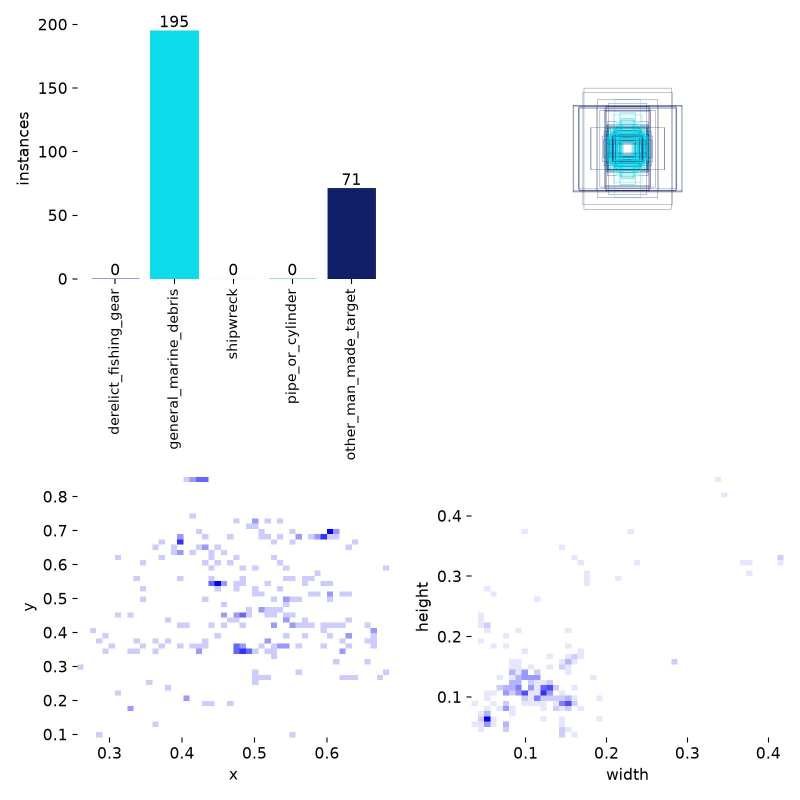
#> input picture ml/experiments/exp01_sonar_aug_adamw_640/train_run/labels.jpg, 1600 x 1600 px (shown at 1/2 size)
$ python -i acquire_external_sonar.py   (imports and definitions only)
#> lines starting #> are read from the running program, lines starting #| are printed output that depends on the picture
#> further down, picture is the input picture: shape (1600, 1600, 3); mean B, G, R 250.8, 249, 244.4
"""Reproducible Acquisition and Standardized Preparation of External Sonar Datasets.

Fetches genuine acoustic sonar data for canonical classes lacking coverage:
  - Class 0: derelict_fishing_gear (NKSID Oculus M750d FLS fishing_net)
  - Class 2: shipwreck (KLSG Klein 3000 SSS wreck)
  - Class 3: pipe_or_cylinder (ARIS Explorer 3000 FLS plastic-pipe + NKSID FLS cylinder)

Standardizes images to 640x640 letterboxed acoustic images, generates standard
YOLO detection annotations, and outputs a complete DATASET_MANIFEST.json and
provenance.jsonl ledger.
"""

import os
import sys
import json
import time
import zipfile
import io
import shutil
import hashlib
import subprocess
import urllib.request
from pathlib import Path
from typing import Dict, List, Tuple, Any

import cv2
import numpy as np

# Canonical taxonomy mapping
CANONICAL_CLASSES = {
    0: "derelict_fishing_gear",
    1: "general_marine_debris",
    2: "shipwreck",
    3: "pipe_or_cylinder",
    4: "other_man_made_target"
}

SOURCES_INFO = {
    "nksid_fishing_net": {
        "class_id": 0,
        "class_name": "derelict_fishing_gear",
        "url": "https://raw.githubusercontent.com/Jorwnpay/NK-Sonar-Image-Dataset/main/NKSID/fishing_net.zip",
        "institution": "Nankai University",
        "authors": ["Wenpei Jiao", "Jianlei Zhang", "Chunyan Zhang"],
        "publication": "Open-set recognition with long-tail sonar images (Elsevier ESWA 2024)",
        "sensor": "Oculus M750d Multi-beam Forward-Looking Sonar (1.2 MHz)",
        "modality": "FLS",
        "license": "MIT",
        "archive_type": "zip"
    },
    "klsg_wreck": {
        "class_id": 2,
        "class_name": "shipwreck",
        "url": "https://raw.githubusercontent.com/Jorwnpay/TGRS_BETL/main/data/KLSG/wreck.rar",
        "institution": "Hohai University / Ocean University of China",
        "authors": ["Guanying Huo", "Zhengxian Yang", "Wenpei Jiao"],
        "publication": "Underwater object classification in sidescan sonar images (IEEE TGRS 2020/2022)",
        "sensor": "Klein 3000 Side-Scan Sonar Towfish (455 kHz / 900 kHz)",
        "modality": "SSS",
        "license": "MIT",
        "archive_type": "rar"
    },
    "turntable_plastic_pipe": {
        "class_id": 3,
        "class_name": "pipe_or_cylinder",
        "base_url": "https://raw.githubusercontent.com/mvaldenegro/marine-debris-fls-datasets/master/md_fls_dataset/data/turntable-cropped/plastic-pipe",
        "institution": "University of Groningen / Heriot-Watt University",
        "authors": ["Dr. Matias Valdenegro-Toro"],
        "publication": "Marine Debris Detection with Forward-Looking Sonar (IEEE AUV 2020)",
        "doi": "10.5281/zenodo.15101686",
        "sensor": "Sound Metrics ARIS Explorer 3000 (3.0 MHz)",
        "modality": "FLS",
        "license": "CC-BY 4.0",
        "archive_type": "direct_png"
    },
    "nksid_cylinder": {
        "class_id": 3,
        "class_name": "pipe_or_cylinder",
        "url": "https://raw.githubusercontent.com/Jorwnpay/NK-Sonar-Image-Dataset/main/NKSID/cylinder.zip",
        "institution": "Nankai University",
        "authors": ["Wenpei Jiao", "Jianlei Zhang", "Chunyan Zhang"],
        "publication": "Open-set recognition with long-tail sonar images (Elsevier ESWA 2024)",
        "sensor": "Oculus M750d Multi-beam Forward-Looking Sonar (1.2 MHz)",
        "modality": "FLS",
        "license": "MIT",
        "archive_type": "zip"
    }
}


# [19 lines left out: function letterbox_image, not called in this run]


def compute_object_bbox(img_crop: np.ndarray) -> Tuple[float, float, float, float]:
    """Estimate object bounding box within acoustic crop using intensity thresholding."""
    if len(img_crop.shape) == 3:
        gray = cv2.cvtColor(img_crop, cv2.COLOR_BGR2GRAY)
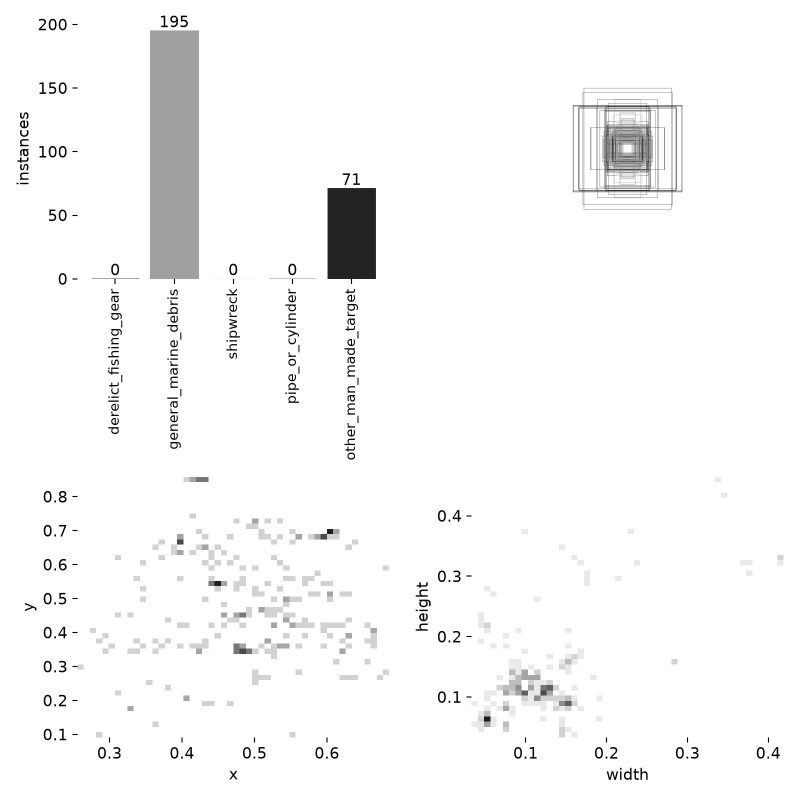
#> gray: shape (1600, 1600) (shown at 1/2 size); min 0, max 255, mean 247.8
    else:
        gray = img_crop.copy()

    h, w = gray.shape[:2]
#> h = 1600; w = 1600
    # Otsu or mean threshold
    thresh_val = max(30, int(np.mean(gray) + 0.5 * np.std(gray)))
#> thresh_val = 264
    _, mask = cv2.threshold(gray, thresh_val, 255, cv2.THRESH_BINARY)
#> mask: shape (1600, 1600); every value is 0

    # Morphological clean
    kernel = np.ones((3, 3), np.uint8)
    mask = cv2.morphologyEx(mask, cv2.MORPH_OPEN, kernel)

    contours, _ = cv2.findContours(mask, cv2.RETR_EXTERNAL, cv2.CHAIN_APPROX_SIMPLE)
#> contours = []
    if contours:
        # Find largest contour
        c = max(contours, key=cv2.contourArea)
        bx, by, bw, bh = cv2.boundingRect(c)
        # Margin
        margin_x = int(bw * 0.1)
        margin_y = int(bh * 0.1)
        x1 = max(0, bx - margin_x)
        y1 = max(0, by - margin_y)
        x2 = min(w, bx + bw + margin_x)
        y2 = min(h, by + bh + margin_y)
        return float(x1), float(y1), float(x2 - x1), float(y2 - y1)

    # Fallback to central 80% if no bright acoustic region detected
    x1, y1 = 0.1 * w, 0.1 * h
#> x1 = 160; y1 = 160
    bw, bh = 0.8 * w, 0.8 * h
#> bw = 1280; bh = 1280
    return float(x1), float(y1), float(bw), float(bh)


# [365 lines left out: function acquire_dataset, not called in this run]


# [4 lines not run here, left out]

>>> import cv2
>>> picture = cv2.imread('../ml/experiments/exp01_sonar_aug_adamw_640/train_run/labels.jpg')
>>> result = compute_object_bbox(picture)
#> result = (160, 160, 1280, 1280)
